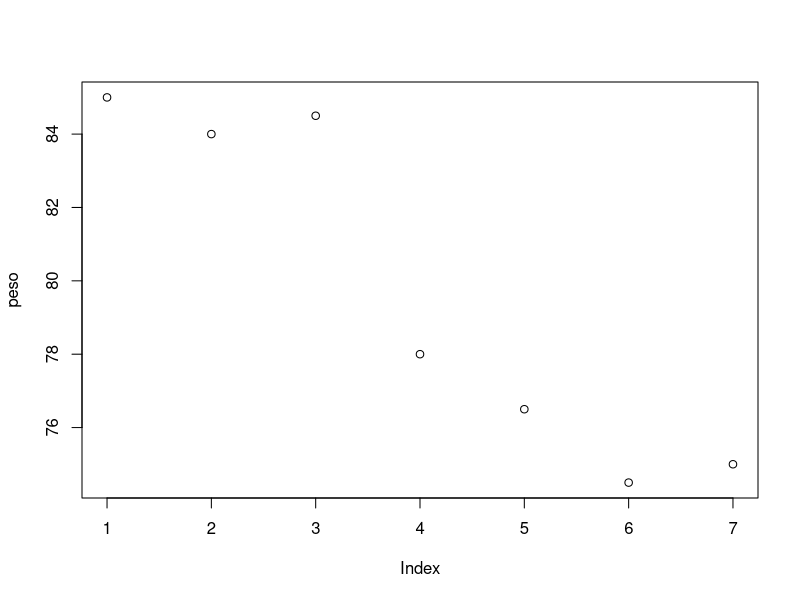
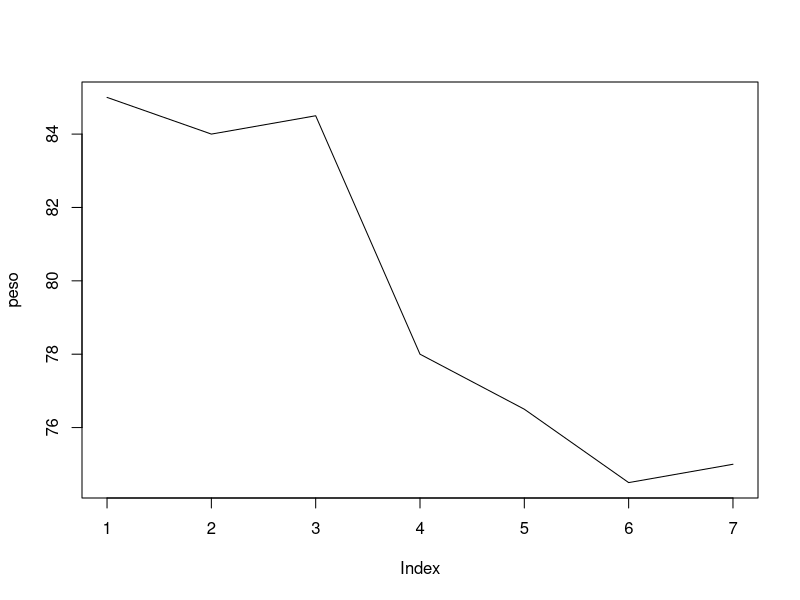
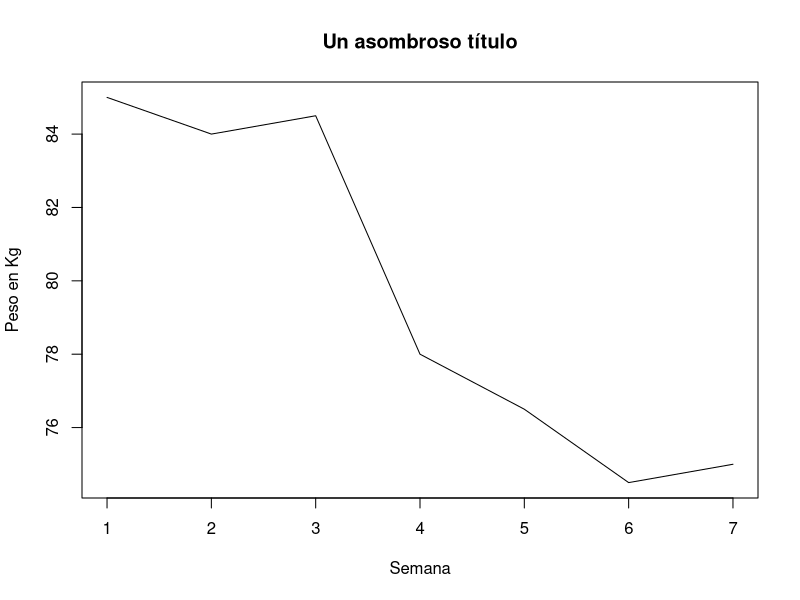
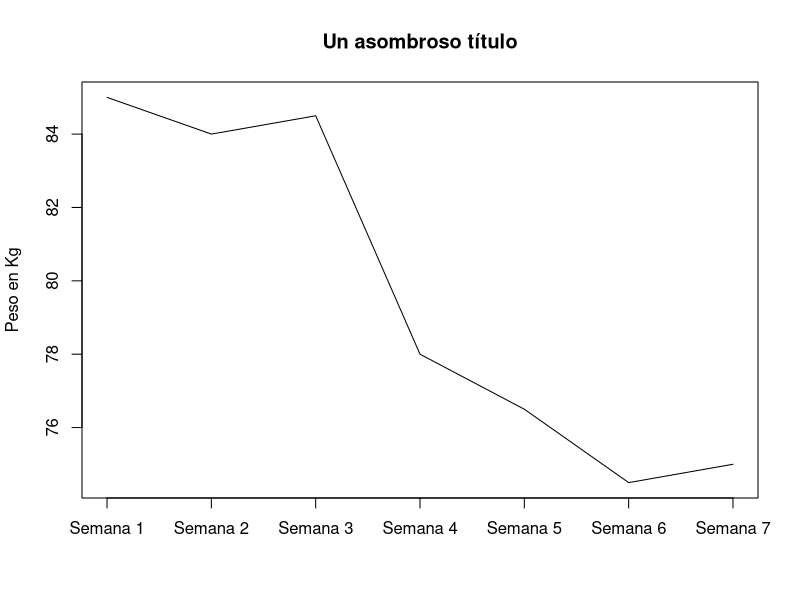
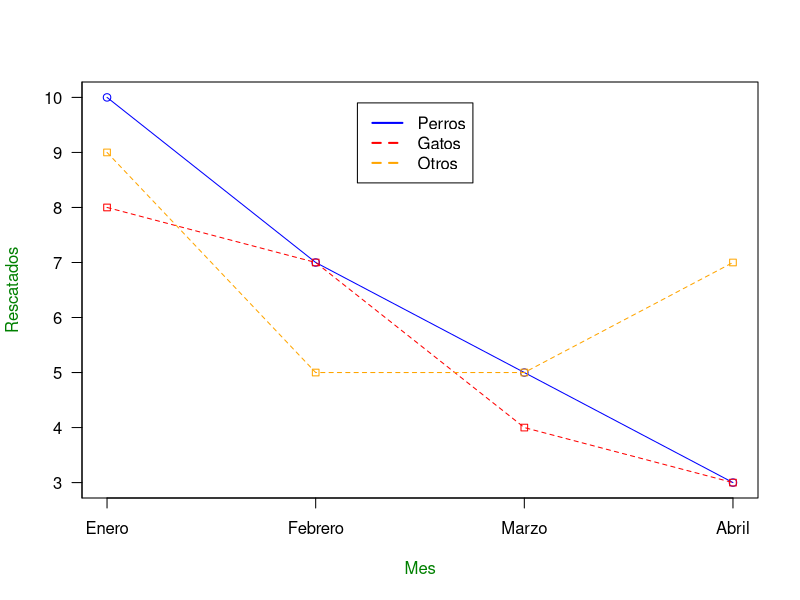
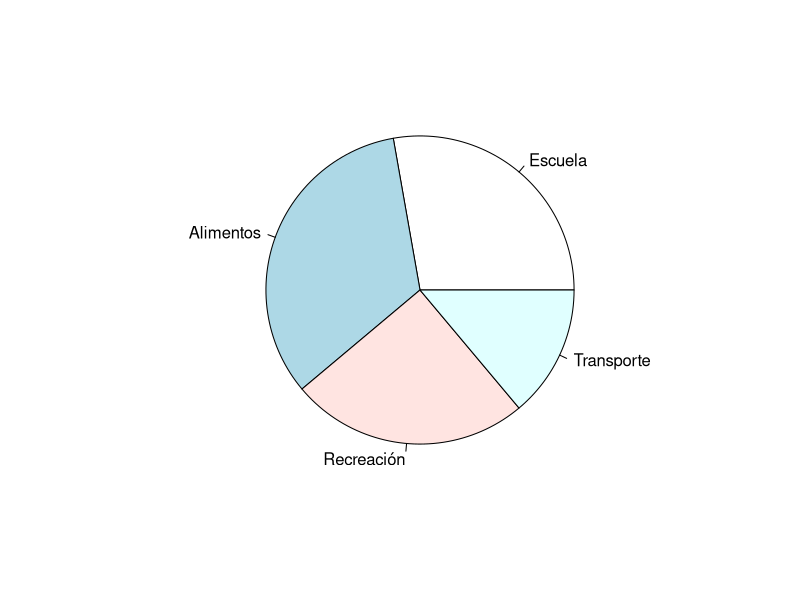

R code for these plots, in order:
## ---- chunk 1
10+5 
## ---- chunk 2
10/5 
## ---- chunk 3
getwd()
## ---- chunk 4
saludo = "Hola mundo" 
saludo 
## ---- chunk 5
x <- 10+5 
## ---- chunk 6
x <-10+5
y <- x+5
y 
## ---- chunk 7
X <- c(1,2,3) 
X 
## ---- chunk 8
X <- 1:3 
X 
## ---- chunk 9
rep(1, times=3)  
## ---- chunk 10
edad_familia <- c(45,43,13,8,5)
## ---- chunk 11
edad_familia <- c(45,43,13,8,5)
edad_familia[1]
## ---- chunk 12
edad_familia <- c(45,43,13,8,5)
mean(edad_familia)
## ---- chunk 13
Promedio <- function(vec) {
    return(sum(vec)/length(vec))
}

Promedio(c(1,2,3,4,5))
## ---- chunk 14
vec <- 1:10
matrix(vec, ncol=5, nrow=2)
## ---- chunk 15
vec <- 1:10
matrix(vec, ncol=5, nrow=2, byrow = TRUE)
## ---- chunk 16
matrix(c(1,2,3,4,5,6), ncol = 2, nrow=3)
## ---- chunk 17
class(as.matrix(c(1,2,3)))
## ---- chunk 18
x <- matrix(data = 1:9, nrow=3, ncol=3, byrow = TRUE)
x
apply(x,2,mean)
## ---- chunk 19
data.frame(w = 1, x = 1:5, y = LETTERS[1:5], z=runif(5))
## ---- chunk 20
matriz <- matrix(runif(10), ncol=5)
df <- as.data.frame(matriz)
df
## ---- chunk 21
df <- data.frame(w = 1, x = 1:5, y = LETTERS[1:5], z=runif(5))
df$w
## ---- chunk 22
df <- data.frame(Letras = LETTERS[1:5], Valores=runif(5))
df["Valores"]
df[4,"Letras"]
## ---- chunk 23
df <- data.frame(Letras = LETTERS[1:5], Valores=runif(5))
df[1,]
df[,1]
df[1,1]
## ---- chunk 24
"bar"
## ---- chunk 25
peso <- c(85,84,84.5,78,76.5,74.5,75)
plot(peso)
## ---- chunk 26
peso <- c(85,84,84.5,78,76.5,74.5,75)
plot(peso, type="l")
## ---- chunk 27
peso <- c(85,84,84.5,78,76.5,74.5,75)
plot(peso, type="l", ann = F)
title(main = "Un asombroso título", xlab="Semana", ylab = "Peso en Kg" )
## ---- chunk 28
peso <- c(85,84,84.5,78,76.5,74.5,75)
plot(peso, type="l", ann = F, xaxt="n")
title(main = "Un asombroso título", ylab = "Peso en Kg" )
axis(1, at=1:length(peso), lab=c("Semana 1","Semana 2","Semana 3","Semana 4",
                                 "Semana 5","Semana 6","Semana 7"))

## ---- chunk 29
animales <- matrix(c(10,8,9,7,7,5,5,4,5,3,3,7), nrow = 3, ncol = 4, 
                   dimnames = list(c("Perro", "Gato", "Otros"),
                                   c("Enero", "Febrero", "Marzo", "Abril")))
animales
## ---- chunk 30
animales <- matrix(c(10,8,9,7,7,5,5,4,5,3,3,7), nrow = 3, ncol = 4, dimnames = list(c("Perro", "Gato", "Otros"),c("Enero", "Febrero", "Marzo", "Abril")))
plot(x=1:4, y=animales[1,], type = "o", col="blue", axes=FALSE, ann=FALSE)
axis(1, at=1:4, lab=colnames(animales))
axis(2, las=1, at=1:12)
box()
lines(animales[2,], type="o", pch=22, lty=2, col="red")
lines(animales[3,], type="o", pch=22, lty=2, col="orange")
title(xlab="Mes", col.lab=rgb(0,0.5,0))
title(ylab="Rescatados", col.lab=rgb(0,0.5,0))
legend(2.2,9.9,c("Perros","Gatos","Otros"),lty=c(1,2,2),
        lwd=c(2,2),col=c("blue","red","Orange")) 
## ---- chunk 31
gastos = c(Escuela=100, Alimentos=120, Recreación=90, Transporte=50) 
pie(gastos) 
## ---- chunk 32
if(10%%2==0){ 
  print("Es par") 
}else{ 
  print("Es impar") 
} 
## ---- chunk 33
set.seed(1)
val <- round(runif(1)*10,0)
val
ifelse(val%%2==0,"Par","Impar")  
## ---- chunk 34
for(i in 1:5){ 
  print(i) 
} 
## ---- chunk 35
i = 1 
while(i < 50){ 
  i = i * 2 
  print(i) 
} 
